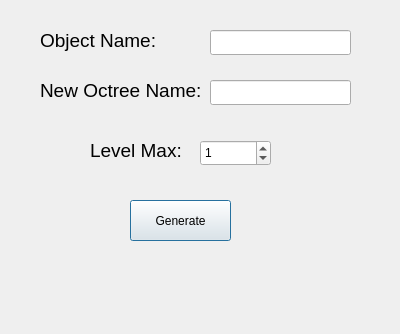
<?xml version="1.0" encoding="UTF-8"?>
<ui version="4.0">
 <class>Octrees</class>
 <widget class="QDialog" name="Octrees">
  <property name="geometry">
   <rect>
    <x>0</x>
    <y>0</y>
    <width>400</width>
    <height>334</height>
   </rect>
  </property>
  <property name="windowTitle">
   <string>Dialog</string>
  </property>
  <widget class="QLineEdit" name="id_input">
   <property name="geometry">
    <rect>
     <x>210</x>
     <y>30</y>
     <width>141</width>
     <height>25</height>
    </rect>
   </property>
  </widget>
  <widget class="QLabel" name="label">
   <property name="geometry">
    <rect>
     <x>40</x>
     <y>20</y>
     <width>161</width>
     <height>41</height>
    </rect>
   </property>
   <property name="font">
    <font>
     <pointsize>14</pointsize>
    </font>
   </property>
   <property name="text">
    <string>Object Name:</string>
   </property>
  </widget>
  <widget class="QLabel" name="label_2">
   <property name="geometry">
    <rect>
     <x>90</x>
     <y>130</y>
     <width>91</width>
     <height>41</height>
    </rect>
   </property>
   <property name="font">
    <font>
     <pointsize>14</pointsize>
    </font>
   </property>
   <property name="text">
    <string>Level Max:</string>
   </property>
  </widget>
  <widget class="QDoubleSpinBox" name="maxlvl">
   <property name="geometry">
    <rect>
     <x>200</x>
     <y>140</y>
     <width>71</width>
     <height>26</height>
    </rect>
   </property>
   <property name="decimals">
    <number>0</number>
   </property>
   <property name="minimum">
    <double>-9990.000000000000000</double>
   </property>
   <property name="maximum">
    <double>10000.000000000000000</double>
   </property>
   <property name="value">
    <double>1.000000000000000</double>
   </property>
  </widget>
  <widget class="QPushButton" name="generateButton">
   <property name="geometry">
    <rect>
     <x>130</x>
     <y>200</y>
     <width>101</width>
     <height>41</height>
    </rect>
   </property>
   <property name="text">
    <string>Generate</string>
   </property>
  </widget>
  <widget class="QLineEdit" name="octree_name">
   <property name="geometry">
    <rect>
     <x>210</x>
     <y>80</y>
     <width>141</width>
     <height>25</height>
    </rect>
   </property>
   <property name="text">
    <string/>
   </property>
  </widget>
  <widget class="QLabel" name="label_3">
   <property name="geometry">
    <rect>
     <x>40</x>
     <y>70</y>
     <width>171</width>
     <height>41</height>
    </rect>
   </property>
   <property name="font">
    <font>
     <pointsize>14</pointsize>
    </font>
   </property>
   <property name="text">
    <string>New Octree Name:</string>
   </property>
  </widget>
  <widget class="QLabel" name="error">
   <property name="geometry">
    <rect>
     <x>90</x>
     <y>260</y>
     <width>181</width>
     <height>41</height>
    </rect>
   </property>
   <property name="font">
    <font>
     <weight>75</weight>
     <bold>true</bold>
    </font>
   </property>
   <property name="text">
    <string/>
   </property>
  </widget>
 </widget>
 <resources/>
 <connections/>
</ui>
